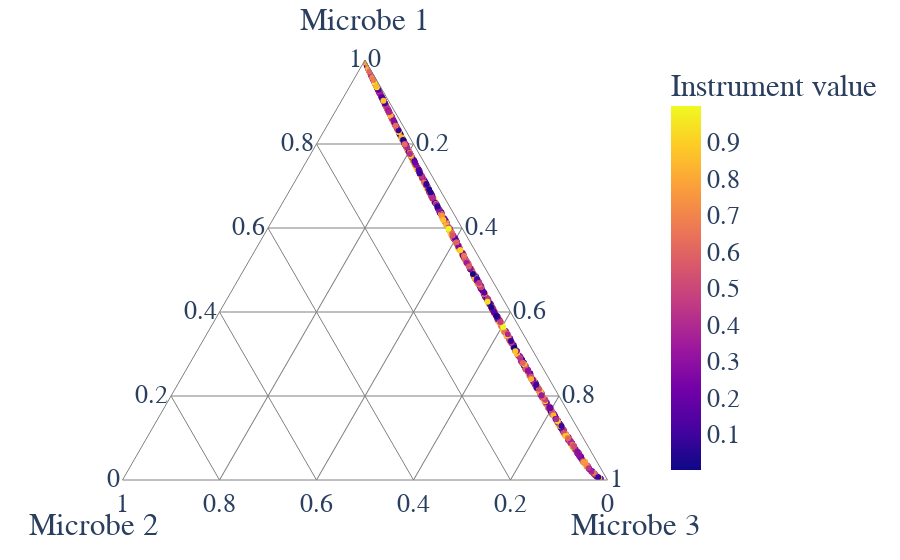

Here is the notebook cell this chart was saved with:
### Code cell
df = pd.DataFrame(X_sim, columns=["Microbe 1", "Microbe 2", "Microbe 3"])
fig = px.scatter_ternary(df, a='Microbe 1', 
                         b='Microbe 2', 
                         c='Microbe 3',
                         color=Z_sim[:, 0].squeeze(),
                        labels={"color": "Instrument value"})

fig = update_layout_px(fig)
#ig.update_layout(gridcolor="gray")
fig.write_image(os.path.join(savepath,
                             "Ternaryplot_SampleZ1_" +str(p)+"InstrumentStrength_"+str(instrument_strength)+".pdf" ))
fig.show()

### Figure 1 — Plotly figure (JSON) as saved in the notebook; plotly's stock layout.template omitted (floating-point values rounded to 4 significant figures; data arrays with more than 128 entries replaced by an {"elided": "..."} marker saying what was removed)
{"data": [{"a": {"elided": "1000 float values"}, "b": {"elided": "1000 float values"}, "c": {"elided": "1000 float values"}, "hovertemplate": "Microbe 1=%{a}<br>Microbe 2=%{b}<br>Microbe 3=%{c}<br>Instrument value=%{marker.color}<extra></extra>", "legendgroup": "", "marker": {"color": {"elided": "1000 float values"}, "coloraxis": "coloraxis", "symbol": "circle"}, "mode": "markers", "name": "", "showlegend": false, "subplot": "ternary", "type": "scatterternary"}], "layout": {"coloraxis": {"colorbar": {"title": {"text": "Instrument value"}}, "colorscale": [[0, "#0d0887"], [0.1111, "#46039f"], [0.2222, "#7201a8"], [0.3333, "#9c179e"], [0.4444, "#bd3786"], [0.5556, "#d8576b"], [0.6667, "#ed7953"], [0.7778, "#fb9f3a"], [0.8889, "#fdca26"], [1, "#f0f921"]]}, "font": {"family": "serif", "size": 26}, "legend": {"tracegroupgap": 0}, "margin": {"t": 60}, "paper_bgcolor": "rgba(0,0,0,0)", "plot_bgcolor": "rgba(0,0,0,0)", "ternary": {"aaxis": {"gridcolor": "grey", "linecolor": "grey", "title": {"text": "Microbe 1"}}, "baxis": {"gridcolor": "grey", "linecolor": "grey", "title": {"text": "Microbe 2"}}, "bgcolor": "rgba(0,0,0,0)", "caxis": {"gridcolor": "grey", "linecolor": "grey", "title": {"text": "Microbe 3"}}, "domain": {"x": [0, 1], "y": [0, 1]}}, "xaxis": {"linecolor": "black", "linewidth": 2, "showline": true}, "yaxis": {"linecolor": "black", "linewidth": 2, "showline": true}}}
